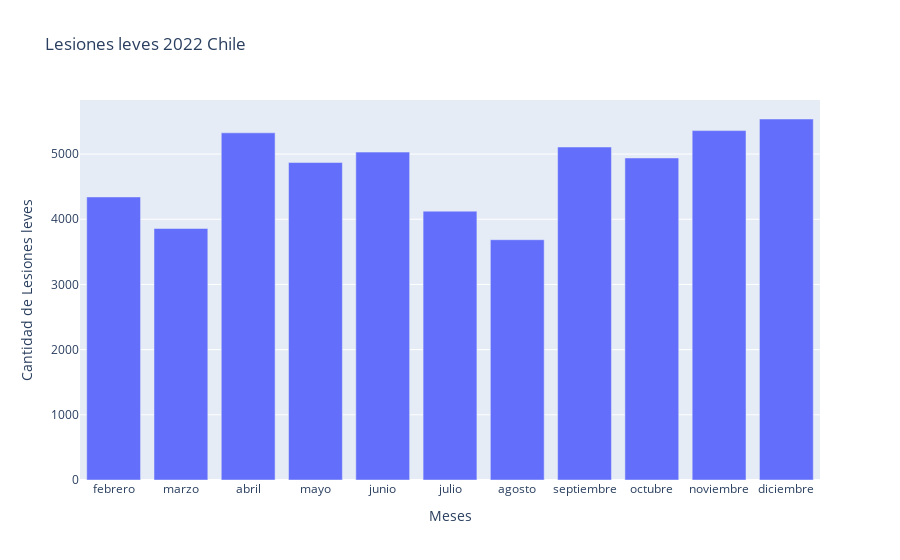

Notebook code cell kept with this figure:
### Code cell
fig = go.Figure(data=go.Bar(x=meses, y=homicidios))
fig.update_layout(
    title= delito_buscado + ' 2022 Chile',
    xaxis=dict(title='Meses'),
    yaxis=dict(title='Cantidad de ' + delito_buscado)
)

### Figure 1 — Plotly figure (JSON) as saved in the notebook; plotly's stock layout.template omitted (floating-point values rounded to 4 significant figures)
{"data": [{"type": "bar", "x": ["febrero", "marzo", "abril", "mayo", "junio", "julio", "agosto", "septiembre", "octubre", "noviembre", "diciembre"], "y": [4342, 3858, 5326, 4870, 5030, 4124, 3686, 5108, 4940, 5360, 5538, 5430]}], "layout": {"title": {"text": "Lesiones leves 2022 Chile"}, "xaxis": {"title": {"text": "Meses"}}, "yaxis": {"title": {"text": "Cantidad de Lesiones leves"}}}}
